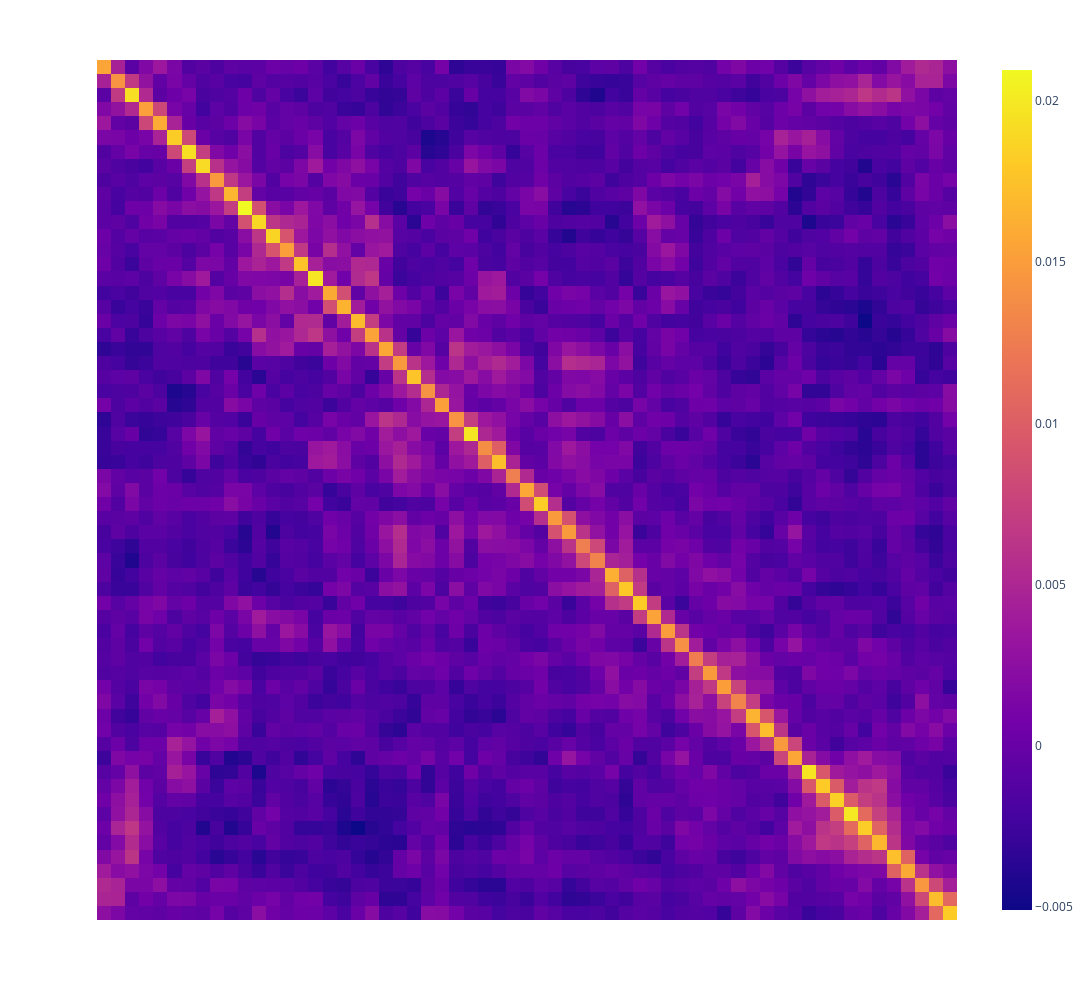

Notebook source saved alongside this figure:
### Code cell
evaluate_data("alma/36", "alma/36", "40", "40", "20", "20", threshold=0.003)

### Figure 1 — Plotly figure (JSON) as saved in the notebook; plotly's stock layout.template omitted (floating-point values rounded to 4 significant figures; data arrays with more than 128 entries replaced by an {"elided": "..."} marker saying what was removed)
{"data": [{"coloraxis": "coloraxis", "hovertemplate": "x: %{x}<br>y: %{y}<br>color: %{z}<extra></extra>", "name": "0", "type": "heatmap", "x": ["My son, give ear to my words; for I swear unto you, that inasmuch as ye shall keep the commandments of God ye shall prosper in the land.\nI would that ye should do as I have done, in remembering", "of God ye shall prosper in the land.\nI would that ye should do as I have done, in remembering the captivity of our fathers; for they were in bondage, and none could deliver them except it was the God", "the captivity of our fathers; for they were in bondage, and none could deliver them except it was the God of Abraham, and the God of Isaac, and the God of Jacob; and he surely did deliver them in their", "of Abraham, and the God of Isaac, and the God of Jacob; and he surely did deliver them in their afflictions.\nAnd now, O my son Helaman, behold, thou art in thy youth, and therefore, I beseech of thee that", "afflictions.\nAnd now, O my son Helaman, behold, thou art in thy youth, and therefore, I beseech of thee that thou wilt hear my words and learn of me; for I do know that whosoever shall put their trust in", "thou wilt hear my words and learn of me; for I do know that whosoever shall put their trust in God shall be supported in their trials, and their troubles, and their afflictions, and shall be lifted up at the", "God shall be supported in their trials, and their troubles, and their afflictions, and shall be lifted up at the last day.\nAnd I would not that ye think that I know of myselfâ€”not of the temporal but of the", "last day.\nAnd I would not that ye think that I know of myselfâ€”not of the temporal but of the spiritual, not of the carnal mind but of God.\nNow, behold, I say unto you, if I had not been", "spiritual, not of the carnal mind but of God.\nNow, behold, I say unto you, if I had not been born of God I should not have known these things; but God has, by the mouth of his holy angel,", "born of God I should not have known these things; but God has, by the mouth of his holy angel, made these things known unto me, not of any worthiness of myself;\nFor I went about with the sons of", "made these things known unto me, not of any worthiness of myself;\nFor I went about with the sons of Mosiah, seeking to destroy the church of God; but behold, God sent his holy angel to stop us by the", "Mosiah, seeking to destroy the church of God; but behold, God sent his holy angel to stop us by the way.\nAnd behold, he spake unto us, as it were the voice of thunder, and the whole earth did tremble", "way.\nAnd behold, he spake unto us, as it were the voice of thunder, and the whole earth did tremble beneath our feet; and we all fell to the earth, for the fear of the Lord came upon us.\nBut", "beneath our feet; and we all fell to the earth, for the fear of the Lord came upon us.\nBut behold, the voice said unto me: Arise. And I arose and stood up, and beheld the angel.\nAnd he said", "behold, the voice said unto me: Arise. And I arose and stood up, and beheld the angel.\nAnd he said unto me: If thou wilt of thyself be destroyed, seek no more to destroy the church of God.\nAnd it", "unto me: If thou wilt of thyself be destroyed, seek no more to destroy the church of God.\nAnd it came to pass that I fell to the earth; and it was for the space of three days and three", "came to pass that I fell to the earth; and it was for the space of three days and three nights that I could not open my mouth, neither had I the use of my limbs.\nAnd the angel spake", "nights that I could not open my mouth, neither had I the use of my limbs.\nAnd the angel spake more things unto me, which were heard by my brethren, but I did not hear them; for when I heard", "more things unto me, which were heard by my brethren, but I did not hear them; for when I heard the wordsâ€”If thou wilt be destroyed of thyself, seek no more to destroy the church of Godâ€”I was struck with", "the wordsâ€”If thou wilt be destroyed of thyself, seek no more to destroy the church of Godâ€”I was struck with such great fear and amazement lest perhaps I should be destroyed, that I fell to the earth and I did", "such great fear and amazement lest perhaps I should be destroyed, that I fell to the earth and I did hear no more.\nBut I was racked with eternal torment, for my soul was harrowed up to the greatest degree", "hear no more.\nBut I was racked with eternal torment, for my soul was harrowed up to the greatest degree and racked with all my sins.\nYea, I did remember all my sins and iniquities, for which I was tormented", "and racked with all my sins.\nYea, I did remember all my sins and iniquities, for which I was tormented with the pains of hell; yea, I saw that I had rebelled against my God, and that I had not", "with the pains of hell; yea, I saw that I had rebelled against my God, and that I had not kept his holy commandments.\nYea, and I had murdered many of his children, or rather led them away unto destruction;", "kept his holy commandments.\nYea, and I had murdered many of his children, or rather led them away unto destruction; yea, and in fine so great had been my iniquities, that the very thought of coming into the presence of", "yea, and in fine so great had been my iniquities, that the very thought of coming into the presence of my God did rack my soul with inexpressible horror.\nOh, thought I, that I could be banished and become extinct", "my God did rack my soul with inexpressible horror.\nOh, thought I, that I could be banished and become extinct both soul and body, that I might not be brought to stand in the presence of my God, to be", "both soul and body, that I might not be brought to stand in the presence of my God, to be judged of my deeds.\nAnd now, for three days and for three nights was I racked, even with the pains", "judged of my deeds.\nAnd now, for three days and for three nights was I racked, even with the pains of a damned soul.\nAnd it came to pass that as I was thus racked with torment, while I was", "of a damned soul.\nAnd it came to pass that as I was thus racked with torment, while I was harrowed up by the memory of my many sins, behold, I remembered also to have heard my father prophesy unto", "harrowed up by the memory of my many sins, behold, I remembered also to have heard my father prophesy unto the people concerning the coming of one Jesus Christ, a Son of God, to atone for the sins of the", "the people concerning the coming of one Jesus Christ, a Son of God, to atone for the sins of the world.\nNow, as my mind caught hold upon this thought, I cried within my heart: O Jesus, thou Son of", "world.\nNow, as my mind caught hold upon this thought, I cried within my heart: O Jesus, thou Son of God, have mercy on me, who am in the gall of bitterness, and am encircled about by the everlasting chains", "God, have mercy on me, who am in the gall of bitterness, and am encircled about by the everlasting chains of death.\nAnd now, behold, when I thought this, I could remember my pains no more; yea, I was harrowed", "of death.\nAnd now, behold, when I thought this, I could remember my pains no more; yea, I was harrowed up by the memory of my sins no more.\nAnd oh, what joy, and what marvelous light I did behold;", "up by the memory of my sins no more.\nAnd oh, what joy, and what marvelous light I did behold; yea, my soul was filled with joy as exceeding as was my pain!\nYea, I say unto you, my son,", "yea, my soul was filled with joy as exceeding as was my pain!\nYea, I say unto you, my son, that there could be nothing so exquisite and so bitter as were my pains. Yea, and again I say unto", "that there could be nothing so exquisite and so bitter as were my pains. Yea, and again I say unto you, my son, that on the other hand, there can be nothing so exquisite and sweet as was my joy.", "you, my son, that on the other hand, there can be nothing so exquisite and sweet as was my joy.\nYea, methought I saw, even as our father Lehi saw, God sitting upon his throne, surrounded with numberless concourses of", "Yea, methought I saw, even as our father Lehi saw, God sitting upon his throne, surrounded with numberless concourses of angels, in the attitude of singing and praising their God; yea, and my soul did long to be there.\nBut", "angels, in the attitude of singing and praising their God; yea, and my soul did long to be there.\nBut behold, my limbs did receive their strength again, and I stood upon my feet, and did manifest unto the people", "behold, my limbs did receive their strength again, and I stood upon my feet, and did manifest unto the people that I had been born of God.\nYea, and from that time even until now, I have labored without ceasing,", "that I had been born of God.\nYea, and from that time even until now, I have labored without ceasing, that I might bring souls unto repentance; that I might bring them to taste of the exceeding joy of which", "that I might bring souls unto repentance; that I might bring them to taste of the exceeding joy of which I did taste; that they might also be born of God, and be filled with the Holy Ghost.\nYea, and", "I did taste; that they might also be born of God, and be filled with the Holy Ghost.\nYea, and now behold, O my son, the Lord doth give me exceedingly great joy in the fruit of my labors;\nFor", "now behold, O my son, the Lord doth give me exceedingly great joy in the fruit of my labors;\nFor because of the word which he has imparted unto me, behold, many have been born of God, and have tasted", "because of the word which he has imparted unto me, behold, many have been born of God, and have tasted as I have tasted, and have seen eye to eye as I have seen; therefore they do know of these", "as I have tasted, and have seen eye to eye as I have seen; therefore they do know of these things of which I have spoken, as I do know; and the knowledge which I have is of God.\nAnd", "things of which I have spoken, as I do know; and the knowledge which I have is of God.\nAnd I have been supported under trials and troubles of every kind, yea, and in all manner of afflictions; yea, God", "I have been supported under trials and troubles of every kind, yea, and in all manner of afflictions; yea, God has delivered me from prison, and from bonds, and from death; yea, and I do put my trust in him,", "has delivered me from prison, and from bonds, and from death; yea, and I do put my trust in him, and he will still deliver me.\nAnd I know that he will raise me up at the last day, to", "and he will still deliver me.\nAnd I know that he will raise me up at the last day, to dwell with him in glory; yea, and I will praise him forever, for he has brought our fathers out of", "dwell with him in glory; yea, and I will praise him forever, for he has brought our fathers out of Egypt, and he has swallowed up the Egyptians in the Red Sea; and he led them by his power into", "Egypt, and he has swallowed up the Egyptians in the Red Sea; and he led them by his power into the promised land; yea, and he has delivered them out of bondage and captivity from time to time.\nYea, and", "the promised land; yea, and he has delivered them out of bondage and captivity from time to time.\nYea, and he has also brought our fathers out of the land of Jerusalem; and he has also, by his everlasting power,", "he has also brought our fathers out of the land of Jerusalem; and he has also, by his everlasting power, delivered them out of bondage and captivity, from time to time even down to the present day; and I have", "delivered them out of bondage and captivity, from time to time even down to the present day; and I have always retained in remembrance their captivity; yea, and ye also ought to retain in remembrance, as I have done, their", "always retained in remembrance their captivity; yea, and ye also ought to retain in remembrance, as I have done, their captivity.\nBut behold, my son, this is not all; for ye ought to know as I do know, that inasmuch", "captivity.\nBut behold, my son, this is not all; for ye ought to know as I do know, that inasmuch as ye shall keep the commandments of God ye shall prosper in the land; and ye ought to know also,", "as ye shall keep the commandments of God ye shall prosper in the land; and ye ought to know also, that inasmuch as ye will not keep the commandments of God ye shall be cut off from his presence. Now", "that inasmuch as ye will not keep the commandments of God ye shall be cut off from his presence. Now this is according to his word."], "xaxis": "x", "y": ["My son, give ear to my words; for I swear unto you, that inasmuch as ye shall keep the commandments of God ye shall prosper in the land.\nI would that ye should do as I have done, in remembering", "of God ye shall prosper in the land.\nI would that ye should do as I have done, in remembering the captivity of our fathers; for they were in bondage, and none could deliver them except it was the God", "the captivity of our fathers; for they were in bondage, and none could deliver them except it was the God of Abraham, and the God of Isaac, and the God of Jacob; and he surely did deliver them in their", "of Abraham, and the God of Isaac, and the God of Jacob; and he surely did deliver them in their afflictions.\nAnd now, O my son Helaman, behold, thou art in thy youth, and therefore, I beseech of thee that", "afflictions.\nAnd now, O my son Helaman, behold, thou art in thy youth, and therefore, I beseech of thee that thou wilt hear my words and learn of me; for I do know that whosoever shall put their trust in", "thou wilt hear my words and learn of me; for I do know that whosoever shall put their trust in God shall be supported in their trials, and their troubles, and their afflictions, and shall be lifted up at the", "God shall be supported in their trials, and their troubles, and their afflictions, and shall be lifted up at the last day.\nAnd I would not that ye think that I know of myselfâ€”not of the temporal but of the", "last day.\nAnd I would not that ye think that I know of myselfâ€”not of the temporal but of the spiritual, not of the carnal mind but of God.\nNow, behold, I say unto you, if I had not been", "spiritual, not of the carnal mind but of God.\nNow, behold, I say unto you, if I had not been born of God I should not have known these things; but God has, by the mouth of his holy angel,", "born of God I should not have known these things; but God has, by the mouth of his holy angel, made these things known unto me, not of any worthiness of myself;\nFor I went about with the sons of", "made these things known unto me, not of any worthiness of myself;\nFor I went about with the sons of Mosiah, seeking to destroy the church of God; but behold, God sent his holy angel to stop us by the", "Mosiah, seeking to destroy the church of God; but behold, God sent his holy angel to stop us by the way.\nAnd behold, he spake unto us, as it were the voice of thunder, and the whole earth did tremble", "way.\nAnd behold, he spake unto us, as it were the voice of thunder, and the whole earth did tremble beneath our feet; and we all fell to the earth, for the fear of the Lord came upon us.\nBut", "beneath our feet; and we all fell to the earth, for the fear of the Lord came upon us.\nBut behold, the voice said unto me: Arise. And I arose and stood up, and beheld the angel.\nAnd he said", "behold, the voice said unto me: Arise. And I arose and stood up, and beheld the angel.\nAnd he said unto me: If thou wilt of thyself be destroyed, seek no more to destroy the church of God.\nAnd it", "unto me: If thou wilt of thyself be destroyed, seek no more to destroy the church of God.\nAnd it came to pass that I fell to the earth; and it was for the space of three days and three", "came to pass that I fell to the earth; and it was for the space of three days and three nights that I could not open my mouth, neither had I the use of my limbs.\nAnd the angel spake", "nights that I could not open my mouth, neither had I the use of my limbs.\nAnd the angel spake more things unto me, which were heard by my brethren, but I did not hear them; for when I heard", "more things unto me, which were heard by my brethren, but I did not hear them; for when I heard the wordsâ€”If thou wilt be destroyed of thyself, seek no more to destroy the church of Godâ€”I was struck with", "the wordsâ€”If thou wilt be destroyed of thyself, seek no more to destroy the church of Godâ€”I was struck with such great fear and amazement lest perhaps I should be destroyed, that I fell to the earth and I did", "such great fear and amazement lest perhaps I should be destroyed, that I fell to the earth and I did hear no more.\nBut I was racked with eternal torment, for my soul was harrowed up to the greatest degree", "hear no more.\nBut I was racked with eternal torment, for my soul was harrowed up to the greatest degree and racked with all my sins.\nYea, I did remember all my sins and iniquities, for which I was tormented", "and racked with all my sins.\nYea, I did remember all my sins and iniquities, for which I was tormented with the pains of hell; yea, I saw that I had rebelled against my God, and that I had not", "with the pains of hell; yea, I saw that I had rebelled against my God, and that I had not kept his holy commandments.\nYea, and I had murdered many of his children, or rather led them away unto destruction;", "kept his holy commandments.\nYea, and I had murdered many of his children, or rather led them away unto destruction; yea, and in fine so great had been my iniquities, that the very thought of coming into the presence of", "yea, and in fine so great had been my iniquities, that the very thought of coming into the presence of my God did rack my soul with inexpressible horror.\nOh, thought I, that I could be banished and become extinct", "my God did rack my soul with inexpressible horror.\nOh, thought I, that I could be banished and become extinct both soul and body, that I might not be brought to stand in the presence of my God, to be", "both soul and body, that I might not be brought to stand in the presence of my God, to be judged of my deeds.\nAnd now, for three days and for three nights was I racked, even with the pains", "judged of my deeds.\nAnd now, for three days and for three nights was I racked, even with the pains of a damned soul.\nAnd it came to pass that as I was thus racked with torment, while I was", "of a damned soul.\nAnd it came to pass that as I was thus racked with torment, while I was harrowed up by the memory of my many sins, behold, I remembered also to have heard my father prophesy unto", "harrowed up by the memory of my many sins, behold, I remembered also to have heard my father prophesy unto the people concerning the coming of one Jesus Christ, a Son of God, to atone for the sins of the", "the people concerning the coming of one Jesus Christ, a Son of God, to atone for the sins of the world.\nNow, as my mind caught hold upon this thought, I cried within my heart: O Jesus, thou Son of", "world.\nNow, as my mind caught hold upon this thought, I cried within my heart: O Jesus, thou Son of God, have mercy on me, who am in the gall of bitterness, and am encircled about by the everlasting chains", "God, have mercy on me, who am in the gall of bitterness, and am encircled about by the everlasting chains of death.\nAnd now, behold, when I thought this, I could remember my pains no more; yea, I was harrowed", "of death.\nAnd now, behold, when I thought this, I could remember my pains no more; yea, I was harrowed up by the memory of my sins no more.\nAnd oh, what joy, and what marvelous light I did behold;", "up by the memory of my sins no more.\nAnd oh, what joy, and what marvelous light I did behold; yea, my soul was filled with joy as exceeding as was my pain!\nYea, I say unto you, my son,", "yea, my soul was filled with joy as exceeding as was my pain!\nYea, I say unto you, my son, that there could be nothing so exquisite and so bitter as were my pains. Yea, and again I say unto", "that there could be nothing so exquisite and so bitter as were my pains. Yea, and again I say unto you, my son, that on the other hand, there can be nothing so exquisite and sweet as was my joy.", "you, my son, that on the other hand, there can be nothing so exquisite and sweet as was my joy.\nYea, methought I saw, even as our father Lehi saw, God sitting upon his throne, surrounded with numberless concourses of", "Yea, methought I saw, even as our father Lehi saw, God sitting upon his throne, surrounded with numberless concourses of angels, in the attitude of singing and praising their God; yea, and my soul did long to be there.\nBut", "angels, in the attitude of singing and praising their God; yea, and my soul did long to be there.\nBut behold, my limbs did receive their strength again, and I stood upon my feet, and did manifest unto the people", "behold, my limbs did receive their strength again, and I stood upon my feet, and did manifest unto the people that I had been born of God.\nYea, and from that time even until now, I have labored without ceasing,", "that I had been born of God.\nYea, and from that time even until now, I have labored without ceasing, that I might bring souls unto repentance; that I might bring them to taste of the exceeding joy of which", "that I might bring souls unto repentance; that I might bring them to taste of the exceeding joy of which I did taste; that they might also be born of God, and be filled with the Holy Ghost.\nYea, and", "I did taste; that they might also be born of God, and be filled with the Holy Ghost.\nYea, and now behold, O my son, the Lord doth give me exceedingly great joy in the fruit of my labors;\nFor", "now behold, O my son, the Lord doth give me exceedingly great joy in the fruit of my labors;\nFor because of the word which he has imparted unto me, behold, many have been born of God, and have tasted", "because of the word which he has imparted unto me, behold, many have been born of God, and have tasted as I have tasted, and have seen eye to eye as I have seen; therefore they do know of these", "as I have tasted, and have seen eye to eye as I have seen; therefore they do know of these things of which I have spoken, as I do know; and the knowledge which I have is of God.\nAnd", "things of which I have spoken, as I do know; and the knowledge which I have is of God.\nAnd I have been supported under trials and troubles of every kind, yea, and in all manner of afflictions; yea, God", "I have been supported under trials and troubles of every kind, yea, and in all manner of afflictions; yea, God has delivered me from prison, and from bonds, and from death; yea, and I do put my trust in him,", "has delivered me from prison, and from bonds, and from death; yea, and I do put my trust in him, and he will still deliver me.\nAnd I know that he will raise me up at the last day, to", "and he will still deliver me.\nAnd I know that he will raise me up at the last day, to dwell with him in glory; yea, and I will praise him forever, for he has brought our fathers out of", "dwell with him in glory; yea, and I will praise him forever, for he has brought our fathers out of Egypt, and he has swallowed up the Egyptians in the Red Sea; and he led them by his power into", "Egypt, and he has swallowed up the Egyptians in the Red Sea; and he led them by his power into the promised land; yea, and he has delivered them out of bondage and captivity from time to time.\nYea, and", "the promised land; yea, and he has delivered them out of bondage and captivity from time to time.\nYea, and he has also brought our fathers out of the land of Jerusalem; and he has also, by his everlasting power,", "he has also brought our fathers out of the land of Jerusalem; and he has also, by his everlasting power, delivered them out of bondage and captivity, from time to time even down to the present day; and I have", "delivered them out of bondage and captivity, from time to time even down to the present day; and I have always retained in remembrance their captivity; yea, and ye also ought to retain in remembrance, as I have done, their", "always retained in remembrance their captivity; yea, and ye also ought to retain in remembrance, as I have done, their captivity.\nBut behold, my son, this is not all; for ye ought to know as I do know, that inasmuch", "captivity.\nBut behold, my son, this is not all; for ye ought to know as I do know, that inasmuch as ye shall keep the commandments of God ye shall prosper in the land; and ye ought to know also,", "as ye shall keep the commandments of God ye shall prosper in the land; and ye ought to know also, that inasmuch as ye will not keep the commandments of God ye shall be cut off from his presence. Now", "that inasmuch as ye will not keep the commandments of God ye shall be cut off from his presence. Now this is according to his word."], "yaxis": "y", "z": {"elided": "61x61 float values"}}], "layout": {"coloraxis": {"colorscale": [[0, "#0d0887"], [0.1111, "#46039f"], [0.2222, "#7201a8"], [0.3333, "#9c179e"], [0.4444, "#bd3786"], [0.5556, "#d8576b"], [0.6667, "#ed7953"], [0.7778, "#fb9f3a"], [0.8889, "#fdca26"], [1, "#f0f921"]]}, "height": 1000, "margin": {"t": 60}, "width": 1500, "xaxis": {"anchor": "y", "constrain": "domain", "domain": [0, 1], "scaleanchor": "y", "showticklabels": false}, "yaxis": {"anchor": "x", "autorange": "reversed", "constrain": "domain", "domain": [0, 1], "showticklabels": false}}}
